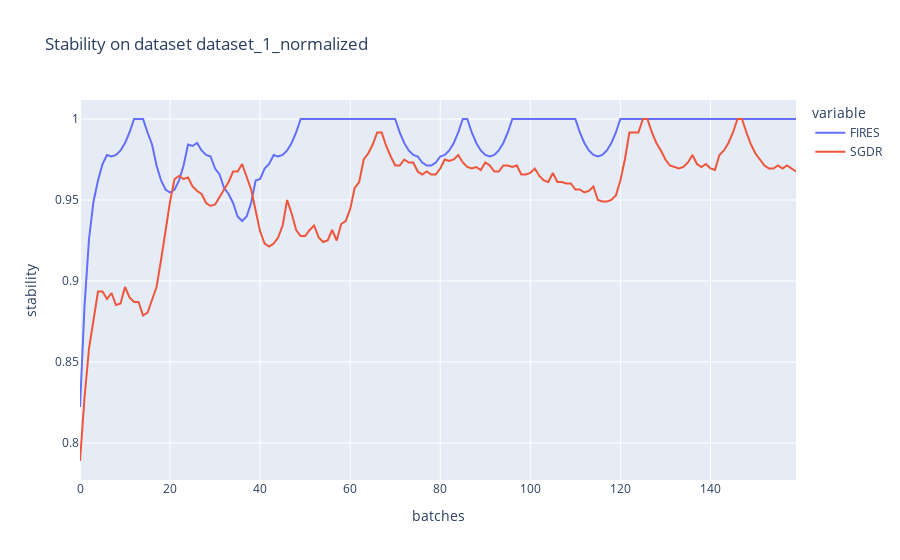

The code cell stored with this chart in its notebook:
### Markdown cell above
### Plot all

### Code cell
# stability
title = "Stability on dataset {}".format(dataset_name)
col_names = ["FIRES", "SGDR"]
d = {"FIRES":fires_cuda_stability, "SGDR":sgdr_stability}
df = pd.DataFrame(d, columns=col_names)
fig = px.line(df, y = col_names, title=title, labels={"index":"batches", "value":"stability"})
fig.show()

### Figure 1 — Plotly figure (JSON) as saved in the notebook; plotly's stock layout.template omitted (floating-point values rounded to 4 significant figures; data arrays with more than 128 entries replaced by an {"elided": "..."} marker saying what was removed)
{"data": [{"hovertemplate": "variable=FIRES<br>batches=%{x}<br>stability=%{y}<extra></extra>", "legendgroup": "FIRES", "line": {"color": "#636efa", "dash": "solid"}, "mode": "lines", "name": "FIRES", "orientation": "v", "showlegend": true, "type": "scatter", "x": {"elided": "160 int values"}, "xaxis": "x", "y": {"elided": "160 float values"}, "yaxis": "y"}, {"hovertemplate": "variable=SGDR<br>batches=%{x}<br>stability=%{y}<extra></extra>", "legendgroup": "SGDR", "line": {"color": "#EF553B", "dash": "solid"}, "mode": "lines", "name": "SGDR", "orientation": "v", "showlegend": true, "type": "scatter", "x": {"elided": "160 int values"}, "xaxis": "x", "y": {"elided": "160 float values"}, "yaxis": "y"}], "layout": {"legend": {"title": {"text": "variable"}, "tracegroupgap": 0}, "title": {"text": "Stability on dataset dataset_1_normalized"}, "xaxis": {"anchor": "y", "domain": [0, 1], "title": {"text": "batches"}}, "yaxis": {"anchor": "x", "domain": [0, 1], "title": {"text": "stability"}}}}
